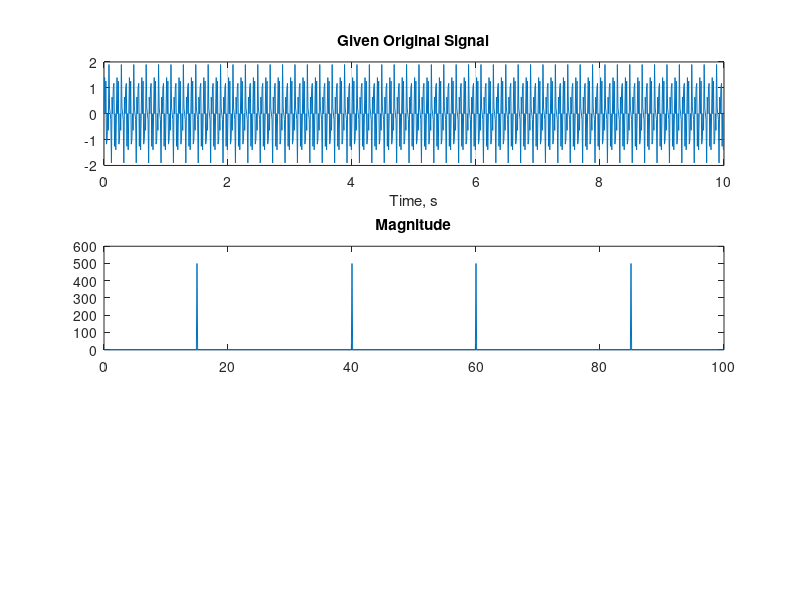

Here is the MATLAB script that generated this plot: (Note: this script raises an error after producing the figure.)
clc;
clear all;
close all;

% Time vector
t = 0:1/100:10-1/100;   % t = 0:0.01:9.99

% Given signal
x = sin(2*pi*15*t) + sin(2*pi*40*t);

% Plot original signal
subplot(3,1,1);
plot(t,x);
grid on;
title('Given Original Signal');
xlabel('Time, s');

% Compute DFT
y = fft(x);

% Magnitude and Phase
m = abs(y);
p = angle(y);

% Reduce round-off errors by setting small-magnitude components to zero
y(m < 1e-6) = 0;
m(m < 1e-6) = 0;
p(m == 0) = 0;

% Frequency vector
f = (0:length(y)-1)*100/length(y);

% Plot Magnitude
subplot(3,1,2);
plot(f,m);
title('Magnitude');
ax = gca;
ax.XTick = [15 40 60 85];

% Plot Phase in degrees
subplot(3,1,3);
plot(f,p*180/pi);
title('Phase');
ax = gca;
ax.XTick = [15 40 60 85];
